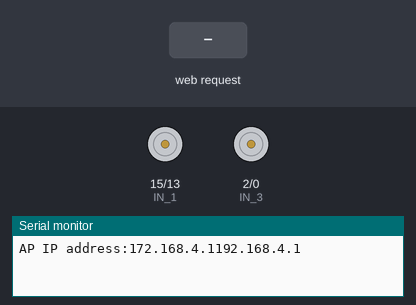
A sketch run on a simulated ESP8266 (NodeMCU). Parts: motor-driver pin pairs drawn as motors (green arrow = first pin HIGH = forward, orange = second pin HIGH = backward, longer = more drive, scaled by the enable pin), the last lines printed to the serial monitor. The test bench sets the inputs (shaded band).

Above: at 1.2 s.
1.3 s: HTTP request GET /?State=F received
At 1.9 s:
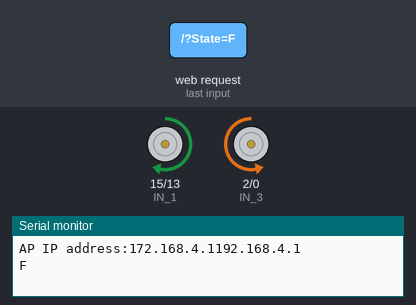
2.8 s: HTTP request GET /?State=B received
At 4.0 s:
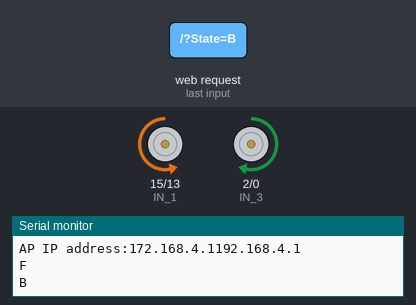
4.3 s: HTTP request GET /?State=L received
At 5.4 s:
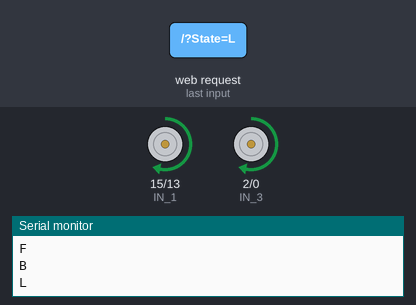
5.8 s: HTTP request GET /?State=R received
At 6.5 s:
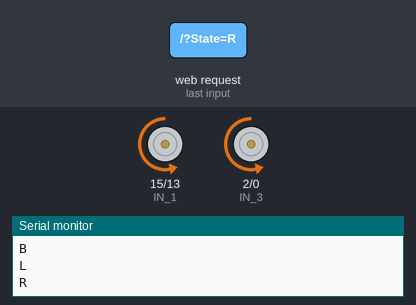
Timing chart, 0 to 8.3 s (numbered marks = the images above; inputs shaded):
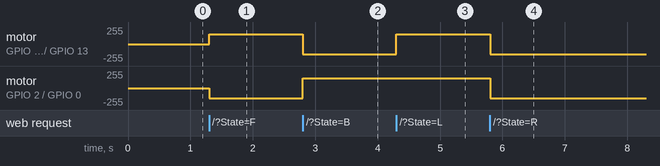

Measured:
- after the input at 1.3 s, motor on GPIO 15 (IN_1) / GPIO 13 (IN_2): stopped → forward 150/255 at once; motor on GPIO 2 (IN_3) / GPIO 0 (IN_4): stopped → backward 150/255 at once
- after the input at 2.8 s, motor on GPIO 15 (IN_1) / GPIO 13 (IN_2): forward 150/255 → backward 150/255 at once; motor on GPIO 2 (IN_3) / GPIO 0 (IN_4): backward 150/255 → forward 150/255 at once
- after the input at 4.3 s, motor on GPIO 15 (IN_1) / GPIO 13 (IN_2): backward 150/255 → forward 150/255 at once
- after the input at 5.8 s, motor on GPIO 15 (IN_1) / GPIO 13 (IN_2), motor on GPIO 2 (IN_3) / GPIO 0 (IN_4): forward 150/255 → backward 150/255 at once

The sketch:

sketch_oct29b.ino
```cpp
/* https://arduino.esp8266.com/stable/package_esp8266com_index.json
 * ESP8266 as Web Server using WiFi Access Point (AP) mode
 * Connect to AP "Robot Wifi", password = "87654321"
 */

#include <ESP8266WiFi.h>
#include <WiFiClient.h>
#include <ESP8266WebServer.h>

//SSID and Password to your ESP Access Point
const char* ssid = "govind";
const char* password = "87654321";

#define ENA   14          // Enable/speed motors Right        GPIO14(D5)
#define ENB   12          // Enable/speed motors Left         GPIO12(D6)
#define IN_1  15          // L298N in1 motors Right           GPIO15(D8)
#define IN_2  13          // L298N in2 motors Right           GPIO13(D7)
#define IN_3  2           // L298N in3 motors Left            GPIO2(D4)
#define IN_4  0           // L298N in4 motors Left            GPIO0(D3)

String command;             // String to store app command state.
int speedCar = 150; // 0 to 255
int speed_low = 60;

ESP8266WebServer server(80);

void setup() {
  Serial.begin(115200);

  pinMode(ENA, OUTPUT);
  pinMode(IN_1, OUTPUT);
  pinMode(IN_2, OUTPUT);
  pinMode(IN_3, OUTPUT);
  pinMode(IN_4, OUTPUT);
  pinMode(ENB, OUTPUT);

  // Connecting WiFi
  WiFi.mode(WIFI_AP);           // Only Access point
  WiFi.softAP(ssid, password);  // Start HOTspot removing password will disable security

  IPAddress myIP = WiFi.softAPIP();
  Serial.print("AP IP address:172.168.4.1");
  Serial.println(myIP);

  // Starting WEB-server
  server.on("/", HTTP_handleRoot);
  server.onNotFound(HTTP_handleRoot);
  server.begin();
}

void loop() {
    server.handleClient();

    command = server.arg("State");
    if (command == "F") goForword();
    else if (command == "B") goBack();
    else if (command == "L") goLeft();
    else if (command == "R") goRight();
    else if (command == "I") goForwordRight();
    else if (command == "G") goForwordLeft();
    else if (command == "J") goBackRight();
    else if (command == "H") goBackLeft();
    else if (command == "0") speedCar = 100;
    else if (command == "1") speedCar = 120;
    else if (command == "2") speedCar = 140;
    else if (command == "3") speedCar = 160;
    else if (command == "4") speedCar = 180;
    else if (command == "5") speedCar = 200;
    else if (command == "6") speedCar = 215;
    else if (command == "7") speedCar = 230;
    else if (command == "8") speedCar = 240;
    else if (command == "9") speedCar = 255;
    else if (command == "S") stopRobot();
}

void HTTP_handleRoot(void) {
  if(server.hasArg("State")) {
    Serial.println(server.arg("State"));
  }
  server.send(200, "text/html", "");
  delay(1);
}

void goForword() {
  digitalWrite(IN_1, HIGH);
  digitalWrite(IN_2, LOW);
  analogWrite(ENA, speedCar);

  digitalWrite(IN_3, LOW);
  digitalWrite(IN_4, HIGH);
  analogWrite(ENB, speedCar);
}

void goBack() {
  digitalWrite(IN_1, LOW);
  digitalWrite(IN_2, HIGH);
  analogWrite(ENA, speedCar);

  digitalWrite(IN_3, HIGH);
  digitalWrite(IN_4, LOW);
  analogWrite(ENB, speedCar);
}

void goRight() {
  digitalWrite(IN_1, LOW);
  digitalWrite(IN_2, HIGH);
  analogWrite(ENA, speedCar);

  digitalWrite(IN_3, LOW);
  digitalWrite(IN_4, HIGH);
  analogWrite(ENB, speedCar);
}

void goLeft() {
  digitalWrite(IN_1, HIGH);
  digitalWrite(IN_2, LOW);
  analogWrite(ENA, speedCar);

  digitalWrite(IN_3, HIGH);
  digitalWrite(IN_4, LOW);
  analogWrite(ENB, speedCar);
}

void goForwordRight() {
  digitalWrite(IN_1, HIGH);
  digitalWrite(IN_2, LOW);
  analogWrite(ENA, speedCar - speed_low);

  digitalWrite(IN_3, LOW);
  digitalWrite(IN_4, HIGH);
  analogWrite(ENB, speedCar);
}

void goForwordLeft() {
  digitalWrite(IN_1, HIGH);
  digitalWrite(IN_2, LOW);
  analogWrite(ENA, speedCar);

  digitalWrite(IN_3, LOW);
  digitalWrite(IN_4, HIGH);
  analogWrite(ENB, speedCar - speed_low);
}

void goBackRight() {
  digitalWrite(IN_1, LOW);
  digitalWrite(IN_2, HIGH);
  analogWrite(ENA, speedCar - speed_low);

  digitalWrite(IN_3, HIGH);
  digitalWrite(IN_4, LOW);
  analogWrite(ENB, speedCar);
}

void goBackLeft() {
  digitalWrite(IN_1, LOW);
  digitalWrite(IN_2, HIGH);
  analogWrite(ENA, speedCar);

  digitalWrite(IN_3, HIGH);
  digitalWrite(IN_4, LOW);
  analogWrite(ENB, speedCar - speed_low);
}

void stopRobot() {
  digitalWrite(IN_1, LOW);
  digitalWrite(IN_2, LOW);
  analogWrite(ENA, speedCar);

  digitalWrite(IN_3, LOW);
  digitalWrite(IN_4, LOW);
  analogWrite(ENB, speedCar);
}
```
